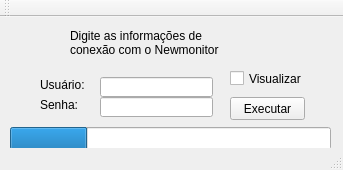
<?xml version="1.0" encoding="UTF-8"?>
<ui version="4.0">
 <class>mainAprova</class>
 <widget class="QMainWindow" name="mainAprova">
  <property name="geometry">
   <rect>
    <x>0</x>
    <y>0</y>
    <width>343</width>
    <height>170</height>
   </rect>
  </property>
  <property name="windowTitle">
   <string>Aprovação Tickets GMUD</string>
  </property>
  <widget class="QWidget" name="centralWidget">
   <widget class="QLabel" name="lblUserNewmonitor">
    <property name="geometry">
     <rect>
      <x>40</x>
      <y>60</y>
      <width>71</width>
      <height>16</height>
     </rect>
    </property>
    <property name="text">
     <string>Usuário:</string>
    </property>
   </widget>
   <widget class="QLabel" name="lblSenhaNewmonitor">
    <property name="geometry">
     <rect>
      <x>40</x>
      <y>80</y>
      <width>71</width>
      <height>16</height>
     </rect>
    </property>
    <property name="text">
     <string>Senha:</string>
    </property>
   </widget>
   <widget class="QLineEdit" name="usrNewmonitor">
    <property name="geometry">
     <rect>
      <x>100</x>
      <y>60</y>
      <width>113</width>
      <height>20</height>
     </rect>
    </property>
   </widget>
   <widget class="QLineEdit" name="passNewmonitor">
    <property name="geometry">
     <rect>
      <x>100</x>
      <y>80</y>
      <width>113</width>
      <height>20</height>
     </rect>
    </property>
   </widget>
   <widget class="QPushButton" name="btnExecutar">
    <property name="geometry">
     <rect>
      <x>230</x>
      <y>80</y>
      <width>75</width>
      <height>23</height>
     </rect>
    </property>
    <property name="text">
     <string>Executar</string>
    </property>
   </widget>
   <widget class="QLabel" name="lblNewmonitor">
    <property name="geometry">
     <rect>
      <x>70</x>
      <y>0</y>
      <width>201</width>
      <height>51</height>
     </rect>
    </property>
    <property name="text">
     <string>Digite as informações de
conexão com o Newmonitor</string>
    </property>
   </widget>
   <widget class="QProgressBar" name="progressBar">
    <property name="enabled">
     <bool>true</bool>
    </property>
    <property name="geometry">
     <rect>
      <x>10</x>
      <y>110</y>
      <width>321</width>
      <height>23</height>
     </rect>
    </property>
    <property name="value">
     <number>24</number>
    </property>
    <property name="textVisible">
     <bool>false</bool>
    </property>
   </widget>
   <widget class="QCheckBox" name="chkVisualizar">
    <property name="geometry">
     <rect>
      <x>230</x>
      <y>50</y>
      <width>91</width>
      <height>23</height>
     </rect>
    </property>
    <property name="text">
     <string>Visualizar</string>
    </property>
   </widget>
  </widget>
  <widget class="QToolBar" name="mainToolBar">
   <attribute name="toolBarArea">
    <enum>TopToolBarArea</enum>
   </attribute>
   <attribute name="toolBarBreak">
    <bool>false</bool>
   </attribute>
  </widget>
  <widget class="QStatusBar" name="statusBar"/>
 </widget>
 <layoutdefault spacing="6" margin="11"/>
 <resources/>
 <connections/>
</ui>
